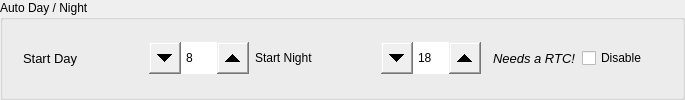
       <widget class="QGroupBox" name="groupBoxDayNight">
        <property name="sizePolicy">
         <sizepolicy hsizetype="Expanding" vsizetype="Preferred">
          <horstretch>0</horstretch>
          <verstretch>0</verstretch>
         </sizepolicy>
        </property>
        <property name="title">
         <string>Auto Day / Night</string>
        </property>
        <layout class="QVBoxLayout" name="verticalLayout_6">
         <property name="topMargin">
          <number>0</number>
         </property>
         <property name="bottomMargin">
          <number>0</number>
         </property>
         <item>
          <widget class="QWidget" name="horizontalWidget" native="true">
           <property name="sizePolicy">
            <sizepolicy hsizetype="Expanding" vsizetype="Fixed">
             <horstretch>0</horstretch>
             <verstretch>0</verstretch>
            </sizepolicy>
           </property>
           <layout class="QHBoxLayout" name="horizontalLayout_9">
            <property name="topMargin">
             <number>0</number>
            </property>
            <property name="bottomMargin">
             <number>0</number>
            </property>
            <item>
             <widget class="QWidget" name="startday" native="true">
              <property name="sizePolicy">
               <sizepolicy hsizetype="Preferred" vsizetype="Preferred">
                <horstretch>0</horstretch>
                <verstretch>0</verstretch>
               </sizepolicy>
              </property>
              <layout class="QFormLayout" name="formLayout_18">
               <property name="leftMargin">
                <number>0</number>
               </property>
               <property name="topMargin">
                <number>0</number>
               </property>
               <property name="rightMargin">
                <number>0</number>
               </property>
               <property name="bottomMargin">
                <number>0</number>
               </property>
               <item row="0" column="0">
                <widget class="QLabel" name="labelDay">
                 <property name="sizePolicy">
                  <sizepolicy hsizetype="Fixed" vsizetype="Fixed">
                   <horstretch>0</horstretch>
                   <verstretch>0</verstretch>
                  </sizepolicy>
                 </property>
                 <property name="minimumSize">
                  <size>
                   <width>120</width>
                   <height>32</height>
                  </size>
                 </property>
                 <property name="maximumSize">
                  <size>
                   <width>120</width>
                   <height>32</height>
                  </size>
                 </property>
                 <property name="font">
                  <font>
                   <pointsize>10</pointsize>
                  </font>
                 </property>
                 <property name="text">
                  <string>Start Day</string>
                 </property>
                 <property name="alignment">
                  <set>Qt::AlignLeading|Qt::AlignLeft|Qt::AlignVCenter</set>
                 </property>
                </widget>
               </item>
               <item row="0" column="1">
                <widget class="QSpinBox" name="spinBoxDay">
                 <property name="sizePolicy">
                  <sizepolicy hsizetype="Fixed" vsizetype="Fixed">
                   <horstretch>0</horstretch>
                   <verstretch>0</verstretch>
                  </sizepolicy>
                 </property>
                 <property name="minimumSize">
                  <size>
                   <width>100</width>
                   <height>32</height>
                  </size>
                 </property>
                 <property name="maximumSize">
                  <size>
                   <width>100</width>
                   <height>32</height>
                  </size>
                 </property>
                 <property name="styleSheet">
                  <string notr="true">QSpinBox::up-button { width: 32px; height: 32px;
subcontrol-origin: margin;
subcontrol-position: center right;
}
QSpinBox::down-button { width: 32px; height: 32px; 
subcontrol-origin: margin;
subcontrol-position: center left;
}</string>
                 </property>
                 <property name="maximum">
                  <number>23</number>
                 </property>
                 <property name="value">
                  <number>8</number>
                 </property>
                </widget>
               </item>
              </layout>
             </widget>
            </item>
            <item>
             <widget class="QWidget" name="startnight" native="true">
              <property name="sizePolicy">
               <sizepolicy hsizetype="Preferred" vsizetype="Preferred">
                <horstretch>0</horstretch>
                <verstretch>0</verstretch>
               </sizepolicy>
              </property>
              <layout class="QFormLayout" name="formLayout_22">
               <property name="labelAlignment">
                <set>Qt::AlignLeading|Qt::AlignLeft|Qt::AlignVCenter</set>
               </property>
               <property name="leftMargin">
                <number>0</number>
               </property>
               <property name="topMargin">
                <number>0</number>
               </property>
               <property name="rightMargin">
                <number>0</number>
               </property>
               <property name="bottomMargin">
                <number>0</number>
               </property>
               <item row="0" column="0">
                <widget class="QLabel" name="labelNight">
                 <property name="sizePolicy">
                  <sizepolicy hsizetype="Fixed" vsizetype="Fixed">
                   <horstretch>0</horstretch>
                   <verstretch>0</verstretch>
                  </sizepolicy>
                 </property>
                 <property name="minimumSize">
                  <size>
                   <width>120</width>
                   <height>32</height>
                  </size>
                 </property>
                 <property name="maximumSize">
                  <size>
                   <width>120</width>
                   <height>32</height>
                  </size>
                 </property>
                 <property name="text">
                  <string>Start Night</string>
                 </property>
                 <property name="alignment">
                  <set>Qt::AlignLeading|Qt::AlignLeft|Qt::AlignVCenter</set>
                 </property>
                </widget>
               </item>
               <item row="0" column="1">
                <widget class="QSpinBox" name="spinBoxNight">
                 <property name="sizePolicy">
                  <sizepolicy hsizetype="Fixed" vsizetype="Fixed">
                   <horstretch>0</horstretch>
                   <verstretch>0</verstretch>
                  </sizepolicy>
                 </property>
                 <property name="minimumSize">
                  <size>
                   <width>100</width>
                   <height>32</height>
                  </size>
                 </property>
                 <property name="maximumSize">
                  <size>
                   <width>100</width>
                   <height>32</height>
                  </size>
                 </property>
                 <property name="styleSheet">
                  <string notr="true">QSpinBox::up-button { width: 32px; height: 32px;
subcontrol-origin: margin;
subcontrol-position: center right;
}
QSpinBox::down-button { width: 32px; height: 32px; 
subcontrol-origin: margin;
subcontrol-position: center left;
}</string>
                 </property>
                 <property name="maximum">
                  <number>23</number>
                 </property>
                 <property name="value">
                  <number>18</number>
                 </property>
                </widget>
               </item>
              </layout>
             </widget>
            </item>
            <item>
             <widget class="QLabel" name="label_10">
              <property name="sizePolicy">
               <sizepolicy hsizetype="Fixed" vsizetype="Fixed">
                <horstretch>0</horstretch>
                <verstretch>0</verstretch>
               </sizepolicy>
              </property>
              <property name="text">
               <string>&lt;html&gt;&lt;head/&gt;&lt;body&gt;&lt;p&gt;&lt;img src=&quot;:/ico_info.png&quot;/&gt;&lt;/p&gt;&lt;/body&gt;&lt;/html&gt;</string>
              </property>
             </widget>
            </item>
            <item>
             <widget class="QLabel" name="labelDayNightNote">
              <property name="sizePolicy">
               <sizepolicy hsizetype="Expanding" vsizetype="Fixed">
                <horstretch>0</horstretch>
                <verstretch>0</verstretch>
               </sizepolicy>
              </property>
              <property name="minimumSize">
               <size>
                <width>0</width>
                <height>32</height>
               </size>
              </property>
              <property name="maximumSize">
               <size>
                <width>16777215</width>
                <height>32</height>
               </size>
              </property>
              <property name="font">
               <font>
                <pointsize>10</pointsize>
                <italic>true</italic>
               </font>
              </property>
              <property name="text">
               <string>Needs a RTC!</string>
              </property>
             </widget>
            </item>
            <item>
             <widget class="QCheckBox" name="checkBoxDisableDayNightRTC">
              <property name="sizePolicy">
               <sizepolicy hsizetype="Fixed" vsizetype="Fixed">
                <horstretch>0</horstretch>
                <verstretch>0</verstretch>
               </sizepolicy>
              </property>
              <property name="minimumSize">
               <size>
                <width>80</width>
                <height>32</height>
               </size>
              </property>
              <property name="maximumSize">
               <size>
                <width>80</width>
                <height>32</height>
               </size>
              </property>
              <property name="text">
               <string>Disable</string>
              </property>
             </widget>
            </item>
           </layout>
          </widget>
         </item>
        </layout>
       </widget>
